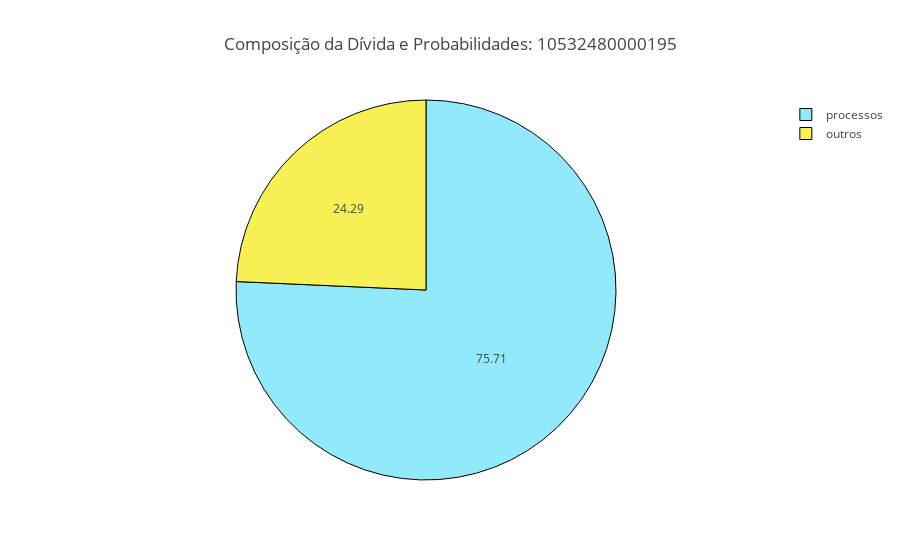
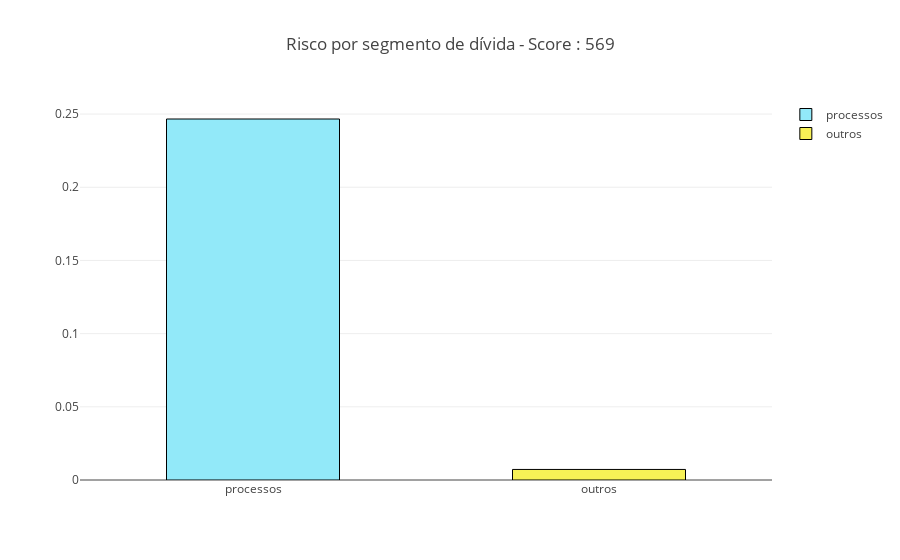

Write notebook code for charts like these, in order.
### Code cell
cnpj = '10532480000195'
plot_dividas(cnpj, dcalc)
plot_risco(cnpj, dcalc)

### Figure 1 — Plotly figure (JSON) as saved in the notebook; plotly's stock layout.template omitted (floating-point values rounded to 4 significant figures)
{"data": [{"hoverinfo": "label+percent", "labels": ["outros", "processos"], "marker": {"colors": ["rgb(247,241,86)", "rgb(146,233,249)"], "line": {"color": "rgb(0, 0, 0)", "width": 1}}, "textinfo": "value", "type": "pie", "uid": "d28ebb82-1f43-4c81-8916-f1be10c2373a", "values": [24.29, 75.71]}], "layout": {"title": {"text": "Composição da Dívida e Probabilidades: 10532480000195"}}}

### Figure 2 — Plotly figure (JSON) as saved in the notebook; plotly's stock layout.template omitted (floating-point values rounded to 4 significant figures)
{"data": [{"marker": {"color": "rgb(146,233,249)", "line": {"color": "rgb(0, 0, 0)", "width": 1}}, "name": "processos", "type": "bar", "uid": "dab2f5be-fa4f-41e1-84e6-588618be65dd", "x": ["processos"], "y": [0.2466]}, {"marker": {"color": "rgb(247,241,86)", "line": {"color": "rgb(0, 0, 0)", "width": 1}}, "name": "outros", "type": "bar", "uid": "df007ff5-cfdf-4fdc-80be-1f1955cd916f", "x": ["outros"], "y": [0.007205]}], "layout": {"bargap": 0.5, "title": {"text": "Risco por segmento de dívida - Score : 569"}}}
